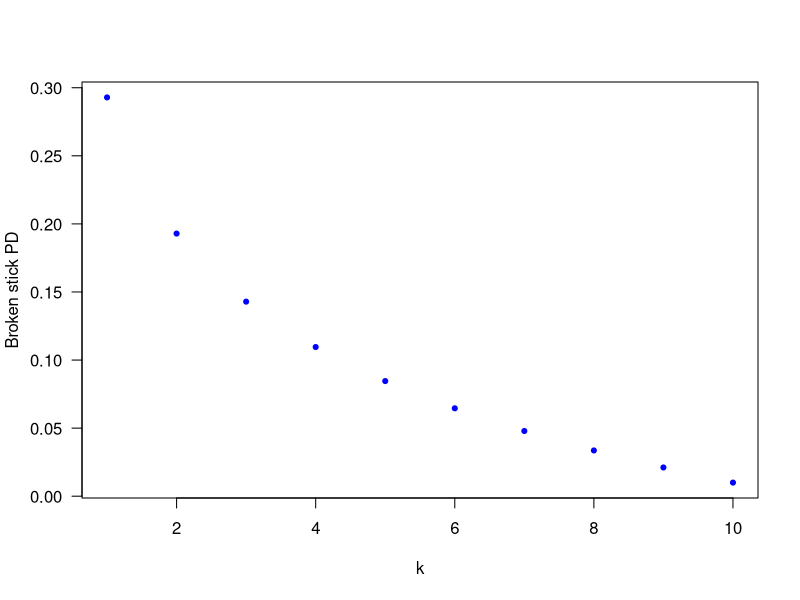

Generate this figure with R:
print('file: PDsPDFsBrokenStickPDexample.R')
# broken stick distribution
n = 10; karr = seq(1,n); pk = seq(1,n); kinv = 1/karr;
for(k in 1:n) pk[k]=sum(kinv[k:n])/n
# png('BrokenStick160817.png',width=16,height=12,units='cm',res=300)
plot(karr,pk,type='p',lwd=3,col='blue',xlab='k',
     ylab='Broken stick PD',las=1,cex=0.4)
# dev.off()
